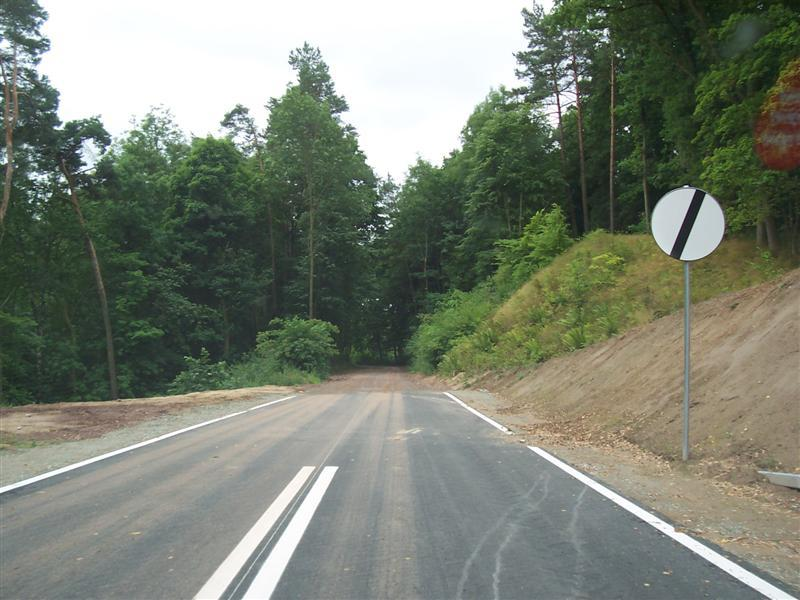
//> input picture na3/4.jpg, 800 x 600 px
$ ./main   (built with g++ and OpenCV 4)
//> lines starting //> are read from the running program, lines starting //| are printed output that depends on the picture; after the words box and inside, x2 and y2 are one past the last pixel; in counts of white or black regions, pixels touching at a corner belong together
### sign.hpp
#include <opencv2/opencv.hpp>

using namespace std;

class Sign{
public:
    /*
    enum typ{
        ostrzegawczy =1,
        zakazu,
        nakazu,
        informacyjny
    };


    enum nazwa{
        pierwszenstwo=1,
        zakaz_wjazdu,
        stop
    };
    */
    string nazwa;
    string typ;

    cv :: Mat znak;

    int x,y;
    int w,h;

    Sign();

};

### sign.cpp
#include "sign.hpp"

Sign::Sign()
{


}

### main.cpp
#include "opencv2/opencv.hpp"
#include <iostream>
#include "sign.hpp"

#include </home/mateusz/GIT/dlib/dlib/svm_threaded.h>
#include </home/mateusz/GIT/dlib/dlib/gui_widgets.h>
#include </home/mateusz/GIT/dlib/dlib/image_processing.h>
#include </home/mateusz/GIT/dlib/dlib/data_io.h>
#include </home/mateusz/GIT/dlib/dlib/image_transforms.h>
#include </home/mateusz/GIT/dlib/dlib/cmd_line_parser.h>

using namespace std;
using namespace cv;


Sign z1;

struct TrafficSign {
  string name;
  string svm_path;
  dlib::rgb_pixel color;
  TrafficSign(string name, string svm_path, dlib::rgb_pixel color) :
    name(name), svm_path(svm_path), color(color) {};
};


int main() {


    //wczytaj
    z1.znak = imread("/home/mateusz/OCV_Project/Sign_Recognition/na3/4.jpg");
//> z1.znak is the input picture: 600 rows x 800 cols, CV_8UC3; mean B, G, R 116.6, 130.5, 124
    namedWindow("pierwszenstwo",WINDOW_AUTOSIZE);

   // cvtColor(z1.znak, z1.znak, COLOR_BGR2RGB);

    Mat gray;
    cvtColor(z1.znak, gray, CV_BGR2GRAY);

    threshold(gray, gray, 0, 255, CV_THRESH_BINARY | CV_THRESH_OTSU);
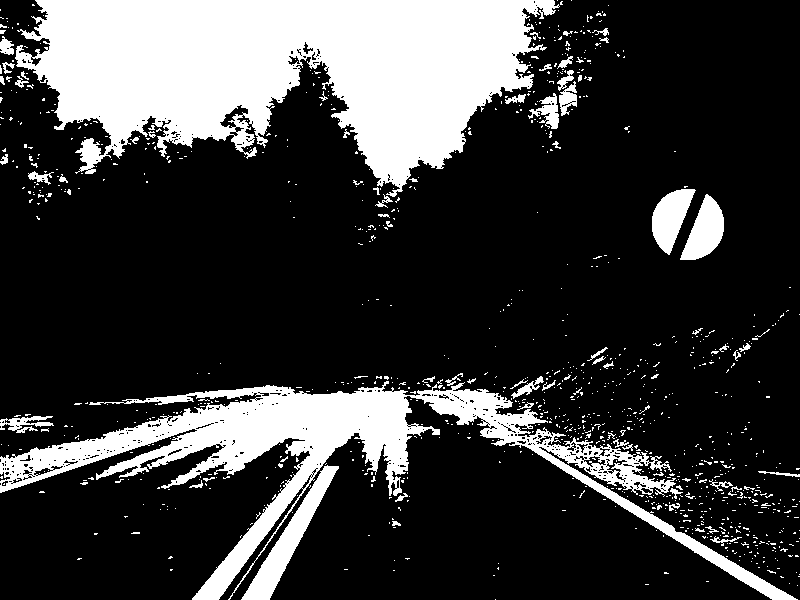
//> gray: 600 rows x 800 cols, CV_8UC1; 22.9% white; 1037 white regions (966 under 20 px), largest, box (x1, y1, x2, y2) and area: (15, 0, 560, 197) 63337, (0, 381, 798, 600) 32819, (241, 465, 339, 600) 2887
    imshow("gray",gray);

    Mat dist;
    distanceTransform(gray, dist, CV_DIST_L2, 5); //distance transform
    normalize(dist, dist, 0, 1.75, NORM_MINMAX);
    threshold(dist, dist, .2, 2., CV_THRESH_BINARY);
//> dist: 600 rows x 800 cols, CV_32FC1; values 0 (black) and 2 (white), 9.8% white; 5 white regions, box (x1, y1, x2, y2) and area: (53, 0, 513, 163) 44931, (236, 405, 360, 443) 1738, (373, 404, 394, 433) 343, (701, 220, 711, 243) 73, (665, 206, 675, 229) 69
    //imshow("Distance Transform Image", dist);

          // morphology
    Mat kernel1 = Mat::ones(8, 8, CV_8UC1);
    dilate(dist, dist, kernel1);//dylatacja
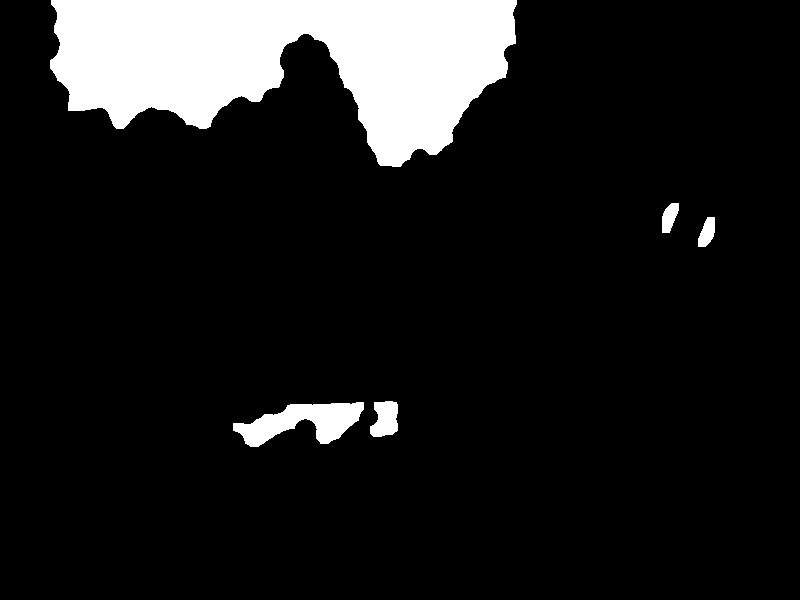
//> dist: 600 rows x 800 cols, CV_32FC1; values 0 (black) and 2 (white), 11.2% white; 5 white regions, box (x1, y1, x2, y2) and area: (50, 0, 517, 167) 49119, (233, 402, 364, 447) 3138, (370, 401, 398, 437) 791, (698, 217, 715, 247) 353, (662, 203, 679, 233) 349
    //imshow("Peaks", dist); //wykrycie wierzcholkow

    Mat dist_8u;
    dist.convertTo(dist_8u, CV_8U);
//> dist_8u: 600 rows x 800 cols, CV_8UC1; values 0 (black) and 2 (white), 11.2% white; 5 white regions

    // Find total markers
    vector<vector<Point> > contours;
    findContours(dist_8u, contours, CV_RETR_EXTERNAL, CV_CHAIN_APPROX_SIMPLE);
//> contours = 5 contours; box (x1, y1, x2, y2) and area: (50, 0, 517, 167) 48488, (233, 402, 364, 447) 2984, (370, 401, 398, 437) 735, (698, 217, 715, 247) 316, (662, 203, 679, 233) 312


    // Create the marker image for the watershed algorithm
    Mat markers = Mat::zeros(dist.size(), CV_32SC1);
              // Draw the foreground markers
    for (size_t i = 0; i < contours.size(); i++)
        drawContours(markers, contours, static_cast<int>(i), Scalar::all(static_cast<int>(i)+1), -1);
//> this loop made 5 passes
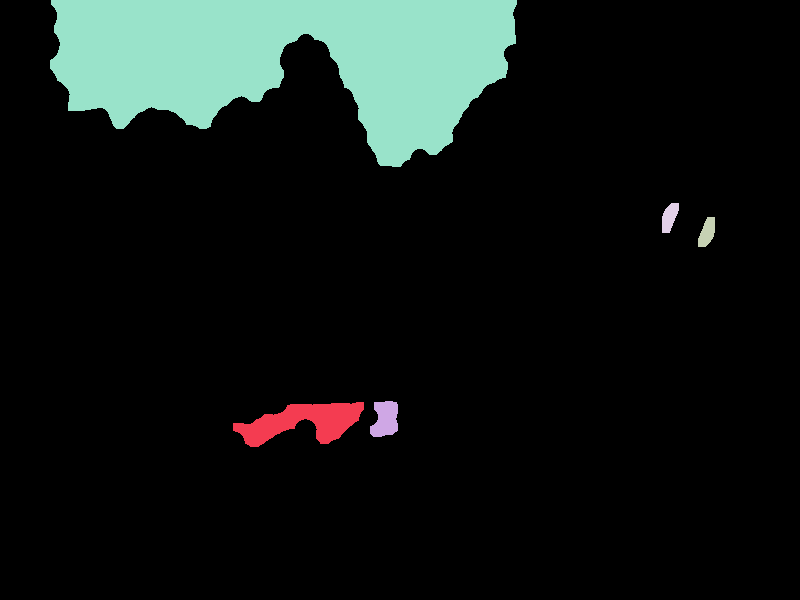
//> markers: 600 rows x 800 cols, CV_32SC1; 6 distinct labels, from 0 to 5; one colour per label, 0 black
              // Draw the background marker
    //circle(markers, Point(5,5), 3, CV_RGB(255,255,255), -1);
    //imshow("Markers", markers*10000);

    // Perform the watershed algorithm
    watershed(z1.znak, markers);
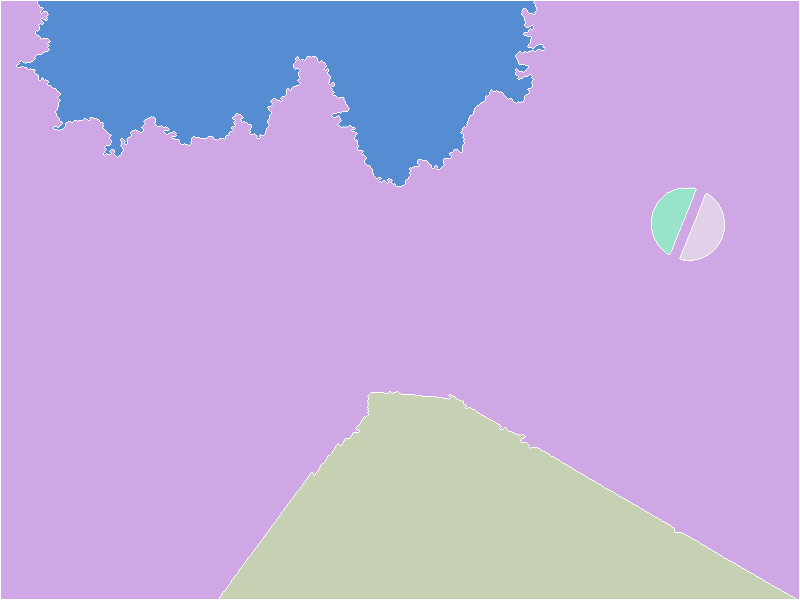
//> markers: 600 rows x 800 cols, CV_32SC1; 6 distinct labels, from -1 to 5; one colour per label, 0 black, -1 white

    Mat mark = Mat::zeros(markers.size(), CV_8UC1);
    markers.convertTo(mark, CV_8UC1);
    bitwise_not(mark, mark);
             //imshow("Markers_v2", mark); // uncomment this if you want to see how the mark
                                            // image looks like at that point
              // Generate random colors
    vector<Vec3b> colors;

    for (size_t i = 0; i < contours.size(); i++)
    {
                  int b = theRNG().uniform(0, 255);
                  int g = theRNG().uniform(0, 255);
                  int r = theRNG().uniform(0, 255);
                  colors.push_back(Vec3b((uchar)b, (uchar)g, (uchar)r));
     }

              // Create the result image
     Mat dst = Mat::zeros(markers.size(), CV_8UC3);

              // Fill labeled objects with random colors
     for (int i = 0; i < markers.rows; i++)
     {
        for (int j = 0; j < markers.cols; j++)
        {
                      int index = markers.at<int>(i,j);
                      if (index > 0 && index <= static_cast<int>(contours.size()))
                          dst.at<Vec3b>(i,j) = colors[index-1];
                      else
                          dst.at<Vec3b>(i,j) = Vec3b(0,0,0);
         }
      }
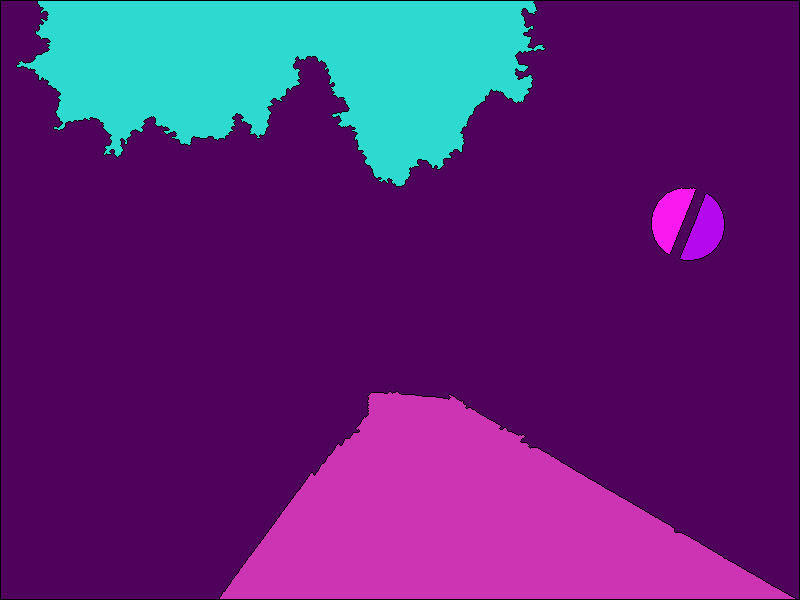
//> dst: 600 rows x 800 cols, CV_8UC3; mean B, G, R 117.7, 36, 92.1
     Mat src_gray;
     cvtColor( dst, src_gray, CV_BGR2GRAY );
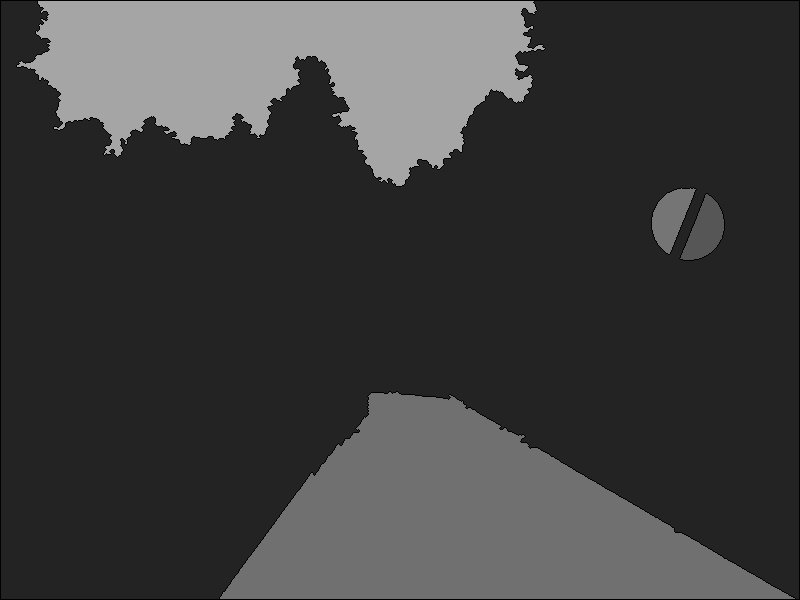
//> src_gray: 600 rows x 800 cols, CV_8UC1; min 0, max 165, mean 62

    Mat canny_output;
    vector<Vec4i> hierarchy;
    vector<vector<Point>> kontury;
     Canny( src_gray, canny_output,10, 255, 3 );
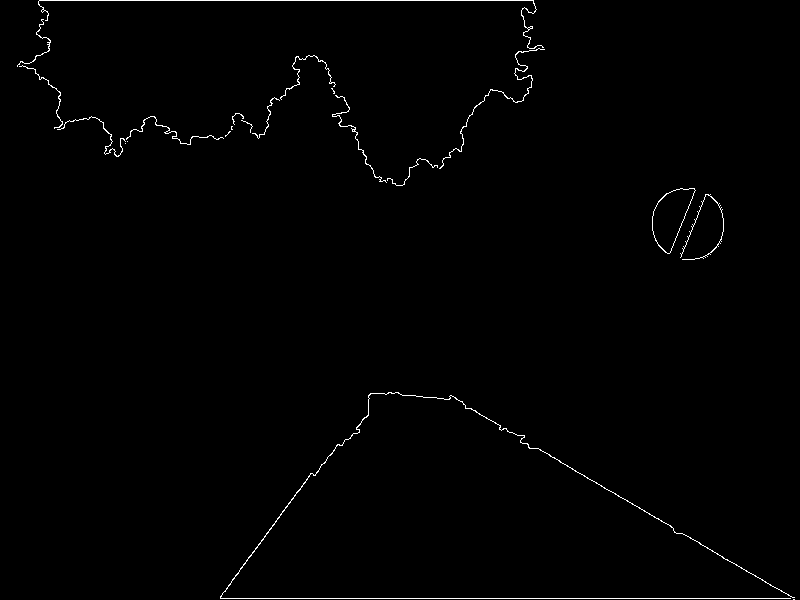
//> canny_output: 600 rows x 800 cols, CV_8UC1; 0.8% white in thin lines or dots
     //imshow("canny",canny_output);
      /// Find contours
      findContours( canny_output, kontury, hierarchy,  CV_RETR_CCOMP  , CV_CHAIN_APPROX_SIMPLE, Point(0, 0) );
//> kontury = 27 contours, 16 with area under 20; largest, box (x1, y1, x2, y2) and area: (652, 188, 696, 254) 1621, (652, 188, 696, 254) 1604, (220, 392, 795, 599) 149, (439, 48, 545, 169) 51, (332, 95, 387, 183) 35
        cout<<kontury.size()<<endl;
//| 27
      Mat drawing = Mat::zeros( canny_output.size(), CV_8UC3 );
        for( int i = 0; i< kontury.size(); i++ )
           {
             Scalar color = Scalar(8, 35,255);
//> (the run ends here: the program stops with an error, at `drawContours( drawing, kontury, i, color, 2, 8,5, 0, Point() );`)

$ run again, with na3/1.jpg copied over na3/4.jpg
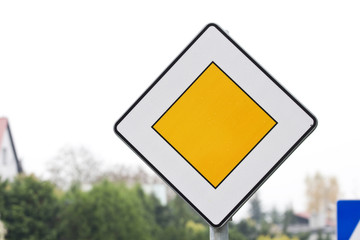
//> input picture na3/1.jpg, 360 x 240 px
//> z1.znak is the input picture: 240 rows x 360 cols, CV_8UC3; mean B, G, R 191.5, 208.1, 211.6
//> `dilate(dist, dist, kernel1);`:
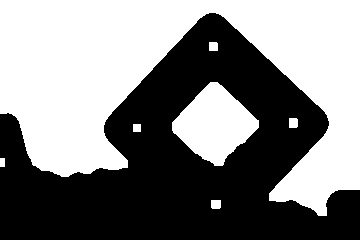
//> dist: 240 rows x 360 cols, CV_32FC1; values 0 (black) and 2 (white), 51.3% white; 1 black region, box (x1, y1, x2, y2) and area: (0, 13, 360, 240) 42068
//> dist_8u: 240 rows x 360 cols, CV_8UC1; values 0 (black) and 2 (white), 51.3% white; 1 black region
//> contours = 7 contours; box (x1, y1, x2, y2) and area: (0, 0, 360, 216) 39041, (172, 82, 259, 166) 4179, (211, 200, 221, 209) 71, (289, 118, 298, 128) 71, (209, 42, 218, 51) 64, (133, 124, 141, 132) 49, (0, 158, 5, 167) 32
//> the loop `for (size_t i = 0; i < contours.size(); i++)` made 7 passes
//> `Canny( src_gray, canny_output,10, 255, 3 );`:
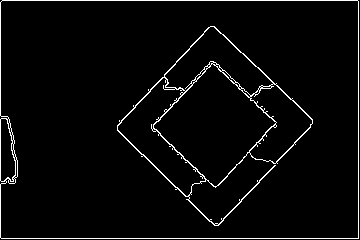
//> canny_output: 240 rows x 360 cols, CV_8UC1; 3.5% white in thin lines or dots
//> kontury = 49 contours, 36 with area under 20; largest, box (x1, y1, x2, y2) and area: (0, 0, 359, 239) 85170, (0, 0, 359, 239) 84293, (117, 26, 313, 226) 17827, (153, 63, 277, 187) 7640, (117, 77, 206, 197) 3652
//| 49

$ run again, with na3/3.jpg copied over na3/4.jpg
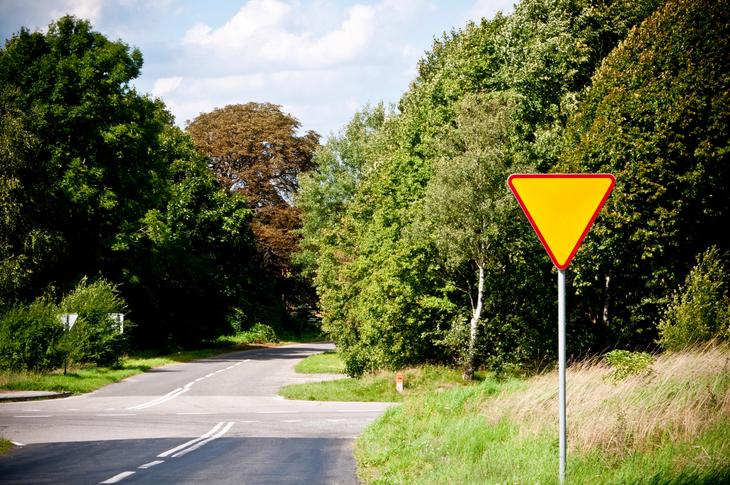
//> input picture na3/3.jpg, 730 x 485 px
//> z1.znak is the input picture: 485 rows x 730 cols, CV_8UC3; mean B, G, R 77.2, 113.1, 110.9
//> dist_8u: 485 rows x 730 cols, CV_8UC1; values 0 (black) and 2 (white), 21.5% white; 4 white regions
//> contours = 4 contours; box (x1, y1, x2, y2) and area: (12, 362, 557, 485) 34820, (0, 0, 504, 135) 33420, (575, 361, 714, 444) 4523, (529, 188, 596, 247) 2326
//> the loop `for (size_t i = 0; i < contours.size(); i++)` made 4 passes
//> `Canny( src_gray, canny_output,10, 255, 3 );`:
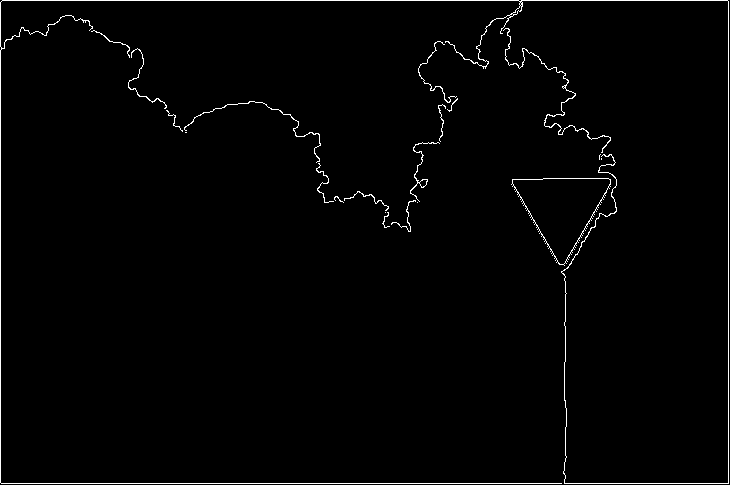
//> canny_output: 485 rows x 730 cols, CV_8UC1; 1.4% white in thin lines or dots
//> kontury = 30 contours, 20 with area under 20; largest, box (x1, y1, x2, y2) and area: (511, 178, 611, 266) 4617, (512, 178, 611, 265) 4590, (0, 0, 729, 484) 150, (503, 28, 611, 153) 88, (410, 142, 440, 202) 70
//| 30
